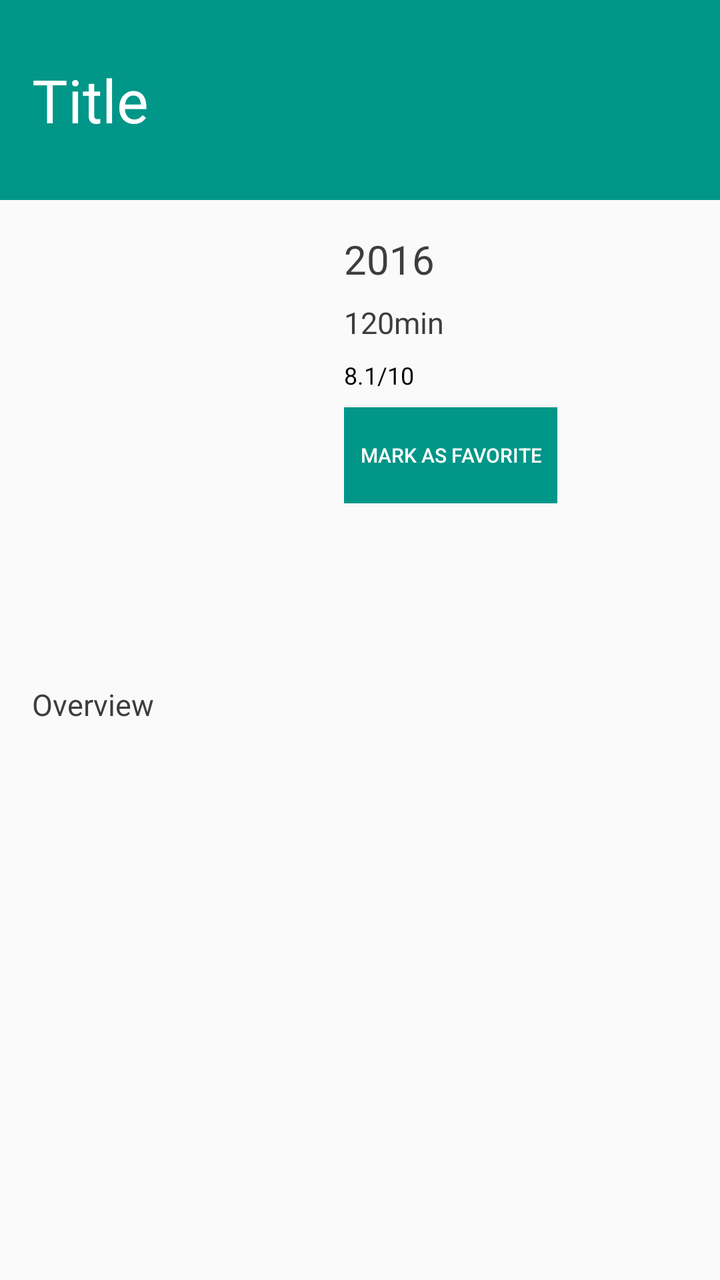
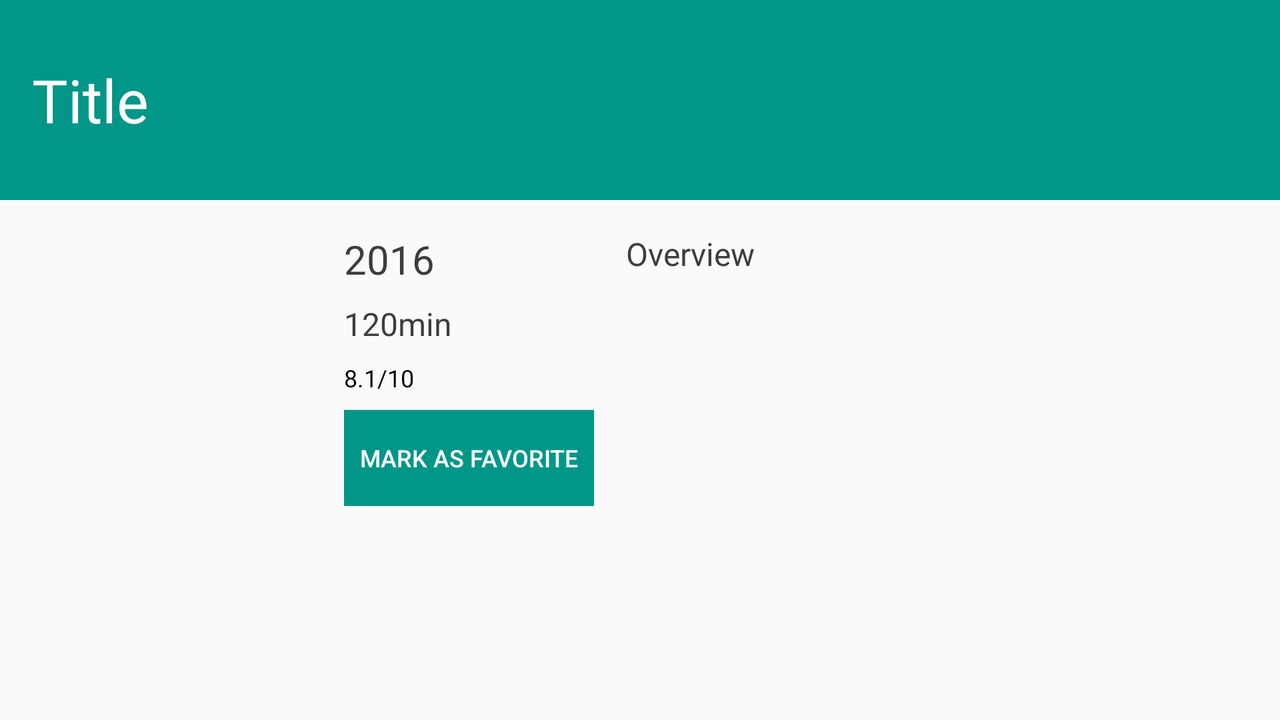

Two renders of one Android screen. The first uses the default layout on a phone; the second uses the alternative layout the repository ships for a different screen configuration, on a matching device. The two XML files are below.
<!-- AndroidManifest.xml: application theme AppTheme -->
<!-- res/layout/activity_detail.xml -->
<?xml version="1.0" encoding="utf-8"?>
<RelativeLayout xmlns:android="http://schemas.android.com/apk/res/android"
    xmlns:tools="http://schemas.android.com/tools"
    android:id="@+id/activity_detail"
    android:layout_width="match_parent"
    android:layout_height="match_parent"
    tools:context="com.kersuzananthony.popularmovies.activities.DetailActivity">

    <TextView
        android:id="@+id/activity_detail_tv_movie_title"
        android:layout_width="match_parent"
        android:layout_height="100dp"
        android:background="@color/detailMainColor"
        android:text="Title"
        android:textColor="@android:color/white"
        android:textSize="30sp"
        android:gravity="center_vertical"
        android:paddingLeft="16dp"
        android:paddingStart="16dp"
        android:paddingEnd="16dp"
        android:paddingRight="16dp"/>

    <ImageView
        android:id="@+id/activity_detail_iv_movie_poster"
        android:layout_width="140dp"
        android:layout_height="210dp"
        android:layout_below="@id/activity_detail_tv_movie_title"
        android:layout_marginTop="16dp"
        android:layout_marginLeft="16dp"
        android:layout_marginStart="16dp"/>

    <LinearLayout
        android:id="@+id/activity_detail_ll_movie_detail"
        android:layout_width="wrap_content"
        android:layout_height="wrap_content"
        android:orientation="vertical"
        android:layout_toRightOf="@id/activity_detail_iv_movie_poster"
        android:layout_toEndOf="@id/activity_detail_iv_movie_poster"
        android:layout_alignTop="@id/activity_detail_iv_movie_poster"
        android:layout_marginLeft="16dp"
        android:layout_marginStart="16dp">

        <TextView
            android:id="@+id/activity_detail_tv_movie_date"
            android:layout_width="wrap_content"
            android:layout_height="wrap_content"
            android:text="2016"
            android:textSize="20sp"
            android:textColor="@color/detailTextColor" />

        <TextView
            android:id="@+id/activity_detail_tv_movie_duration"
            android:layout_width="wrap_content"
            android:layout_height="wrap_content"
            android:text="120min"
            android:textSize="15sp"
            android:textColor="@color/detailTextColor"
            android:layout_marginTop="8dp"/>

        <TextView
            android:id="@+id/activity_detail_tv_movie_rate"
            android:layout_width="wrap_content"
            android:layout_height="wrap_content"
            android:text="8.1/10"
            android:textSize="12sp"
            android:textColor="@android:color/black"
            android:layout_marginTop="8dp"
            />

        <Button
            android:id="@+id/activity_detail_btn_add_favorite"
            android:layout_width="wrap_content"
            android:layout_height="wrap_content"
            android:text="@string/mark_as_favorite"
            android:textSize="10sp"
            android:textColor="@android:color/white"
            android:background="@color/detailMainColor"
            android:paddingLeft="8dp"
            android:paddingStart="8dp"
            android:paddingRight="8dp"
            android:paddingEnd="8dp"
            android:layout_marginTop="8dp"/>

    </LinearLayout>

    <TextView
        android:id="@+id/activity_detail_tv_movie_overview"
        android:layout_width="match_parent"
        android:layout_height="wrap_content"
        android:text="Overview"
        android:textSize="15sp"
        android:textColor="@color/detailTextColor"
        android:layout_below="@id/activity_detail_iv_movie_poster"
        android:paddingRight="16dp"
        android:paddingEnd="16dp"
        android:paddingStart="16dp"
        android:paddingLeft="16dp"
        android:layout_marginTop="16dp" />

</RelativeLayout>
<!-- resources referenced by this layout -->
<resources>
  <color name="detailMainColor">#009688</color>
  <color name="detailTextColor">#3d3d3d</color>
  <string name="mark_as_favorite">Mark as favorite</string>
  <style name="AppTheme" parent="Theme.AppCompat.Light.DarkActionBar">
          
          
          
          
          <item name="preferenceTheme">@style/PreferenceThemeOverlay</item>
      </style>
</resources>
<!-- res/layout-land/activity_detail.xml (the author's variant of the layout above) -->
<!-- drawn on the phone turned sideways -->
<?xml version="1.0" encoding="utf-8"?>
<FrameLayout xmlns:android="http://schemas.android.com/apk/res/android"
    xmlns:tools="http://schemas.android.com/tools"
    android:layout_width="match_parent"
    android:layout_height="match_parent"
    tools:context="com.kersuzananthony.popularmovies.activities.DetailActivity">

    <ScrollView
        android:layout_width="match_parent"
        android:layout_height="wrap_content">

        <RelativeLayout
            android:layout_width="match_parent"
            android:layout_height="wrap_content"
            android:id="@+id/activity_detail">

            <TextView
                android:id="@+id/activity_detail_tv_movie_title"
                android:layout_width="match_parent"
                android:layout_height="@dimen/detail_activity_title_box_height"
                android:background="@color/detailMainColor"
                android:text="Title"
                android:textColor="@android:color/white"
                android:textSize="@dimen/activity_xlarge_text_size"
                android:gravity="center_vertical"
                android:paddingLeft="@dimen/activity_horizontal_padding"
                android:paddingStart="@dimen/activity_horizontal_padding"
                android:paddingEnd="@dimen/activity_horizontal_padding"
                android:paddingRight="@dimen/activity_horizontal_padding"/>

            <ImageView
                android:id="@+id/activity_detail_iv_movie_poster"
                android:layout_width="@dimen/activity_poster_default_width"
                android:layout_height="@dimen/activity_poster_default_height"
                android:layout_below="@id/activity_detail_tv_movie_title"
                android:layout_marginTop="@dimen/activity_vertical_margin"
                android:layout_marginLeft="@dimen/activity_horizontal_margin"
                android:layout_marginStart="@dimen/activity_horizontal_margin"
                android:layout_marginBottom="@dimen/activity_vertical_margin"/>

            <LinearLayout
                android:id="@+id/activity_detail_ll_movie_detail"
                android:layout_width="wrap_content"
                android:layout_height="wrap_content"
                android:orientation="vertical"
                android:layout_toRightOf="@id/activity_detail_iv_movie_poster"
                android:layout_toEndOf="@id/activity_detail_iv_movie_poster"
                android:layout_alignTop="@id/activity_detail_iv_movie_poster"
                android:layout_marginLeft="@dimen/activity_horizontal_margin"
                android:layout_marginStart="@dimen/activity_horizontal_margin">

                <TextView
                    android:id="@+id/activity_detail_tv_movie_date"
                    android:layout_width="wrap_content"
                    android:layout_height="wrap_content"
                    android:text="2016"
                    android:textSize="@dimen/activity_large_text_size"
                    android:textColor="@color/detailTextColor" />

                <TextView
                    android:id="@+id/activity_detail_tv_movie_duration"
                    android:layout_width="wrap_content"
                    android:layout_height="wrap_content"
                    android:text="120min"
                    android:textSize="@dimen/activity_default_text_size"
                    android:textColor="@color/detailTextColor"
                    android:layout_marginTop="@dimen/activity_vertical_margin_reduced"/>

                <TextView
                    android:id="@+id/activity_detail_tv_movie_rate"
                    android:layout_width="wrap_content"
                    android:layout_height="wrap_content"
                    android:text="8.1/10"
                    android:textSize="@dimen/activity_small_text_size"
                    android:textColor="@android:color/black"
                    android:layout_marginTop="@dimen/activity_vertical_margin_reduced"
                    />

                <Button
                    android:id="@+id/activity_detail_btn_add_favorite"
                    android:layout_width="wrap_content"
                    android:layout_height="wrap_content"
                    android:text="@string/mark_as_favorite"
                    android:textSize="@dimen/activity_small_text_size"
                    android:textColor="@android:color/white"
                    android:background="@color/detailMainColor"
                    android:paddingLeft="@dimen/activity_horizontal_padding_reduced"
                    android:paddingStart="@dimen/activity_horizontal_padding_reduced"
                    android:paddingRight="@dimen/activity_horizontal_padding_reduced"
                    android:paddingEnd="@dimen/activity_horizontal_padding_reduced"
                    android:layout_marginTop="@dimen/activity_vertical_margin_reduced"/>

            </LinearLayout>

            <TextView
                android:id="@+id/activity_detail_tv_movie_overview"
                android:layout_width="match_parent"
                android:layout_height="wrap_content"
                android:text="Overview"
                android:textSize="@dimen/activity_default_text_size"
                android:textColor="@color/detailTextColor"
                android:layout_toRightOf="@id/activity_detail_ll_movie_detail"
                android:layout_toEndOf="@id/activity_detail_ll_movie_detail"
                android:layout_alignTop="@id/activity_detail_iv_movie_poster"
                android:paddingRight="@dimen/activity_horizontal_padding"
                android:paddingEnd="@dimen/activity_horizontal_padding"
                android:paddingStart="@dimen/activity_horizontal_padding"
                android:paddingLeft="@dimen/activity_horizontal_padding"
                android:layout_marginBottom="@dimen/activity_vertical_margin"/>

        </RelativeLayout>

    </ScrollView>

</FrameLayout>
<!-- resources referenced by the variant -->
<!-- as the phone turned sideways resolves them -->
<resources>
  <color name="detailMainColor">#009688</color>
  <color name="detailTextColor">#3d3d3d</color>
  <dimen name="activity_default_text_size">16sp</dimen>
  <dimen name="activity_horizontal_margin">16dp</dimen>
  <dimen name="activity_horizontal_padding">16dp</dimen>
  <dimen name="activity_horizontal_padding_reduced">8dp</dimen>
  <dimen name="activity_large_text_size">20sp</dimen>
  <dimen name="activity_poster_default_height">210dp</dimen>
  <dimen name="activity_poster_default_width">140dp</dimen>
  <dimen name="activity_small_text_size">12sp</dimen>
  <dimen name="activity_vertical_margin">16dp</dimen>
  <dimen name="activity_vertical_margin_reduced">8dp</dimen>
  <dimen name="activity_xlarge_text_size">30sp</dimen>
  <dimen name="detail_activity_title_box_height">100dp</dimen>
  <string name="mark_as_favorite">Mark as favorite</string>
  <style name="AppTheme" parent="Theme.AppCompat.Light.DarkActionBar">
          
          
          
          
          <item name="preferenceTheme">@style/PreferenceThemeOverlay</item>
      </style>
</resources>
